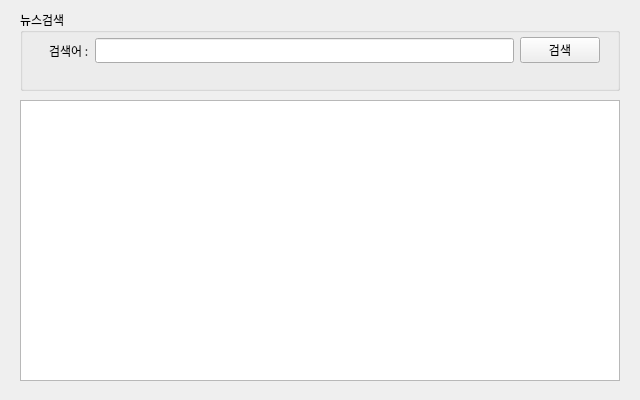
<?xml version="1.0" encoding="UTF-8"?>
<ui version="4.0">
 <class>FrmMAin</class>
 <widget class="QWidget" name="FrmMAin">
  <property name="geometry">
   <rect>
    <x>0</x>
    <y>0</y>
    <width>640</width>
    <height>400</height>
   </rect>
  </property>
  <property name="sizePolicy">
   <sizepolicy hsizetype="Fixed" vsizetype="Fixed">
    <horstretch>0</horstretch>
    <verstretch>0</verstretch>
   </sizepolicy>
  </property>
  <property name="minimumSize">
   <size>
    <width>640</width>
    <height>400</height>
   </size>
  </property>
  <property name="maximumSize">
   <size>
    <width>640</width>
    <height>400</height>
   </size>
  </property>
  <property name="font">
   <font>
    <family>나눔고딕</family>
   </font>
  </property>
  <property name="windowTitle">
   <string>NaverAPI 뉴스검색앱</string>
  </property>
  <widget class="QWidget" name="verticalLayoutWidget_2">
   <property name="geometry">
    <rect>
     <x>20</x>
     <y>100</y>
     <width>600</width>
     <height>281</height>
    </rect>
   </property>
   <layout class="QVBoxLayout" name="resultLayout">
    <item>
     <widget class="QTableWidget" name="tblResult">
      <property name="font">
       <font>
        <family>나눔고딕</family>
       </font>
      </property>
     </widget>
    </item>
   </layout>
  </widget>
  <widget class="QWidget" name="verticalLayoutWidget_3">
   <property name="geometry">
    <rect>
     <x>20</x>
     <y>10</y>
     <width>600</width>
     <height>81</height>
    </rect>
   </property>
   <layout class="QVBoxLayout" name="searchLayout">
    <item>
     <widget class="QGroupBox" name="groupBox">
      <property name="title">
       <string>뉴스검색</string>
      </property>
      <widget class="QWidget" name="horizontalLayoutWidget">
       <property name="geometry">
        <rect>
         <x>29</x>
         <y>20</y>
         <width>551</width>
         <height>41</height>
        </rect>
       </property>
       <layout class="QHBoxLayout" name="horizontalLayout">
        <item>
         <widget class="QLabel" name="label">
          <property name="text">
           <string>검색어 :</string>
          </property>
         </widget>
        </item>
        <item>
         <widget class="QLineEdit" name="txtSearch"/>
        </item>
        <item>
         <widget class="QPushButton" name="btnSearch">
          <property name="text">
           <string>검색</string>
          </property>
         </widget>
        </item>
       </layout>
      </widget>
     </widget>
    </item>
   </layout>
  </widget>
 </widget>
 <resources/>
 <connections/>
</ui>
